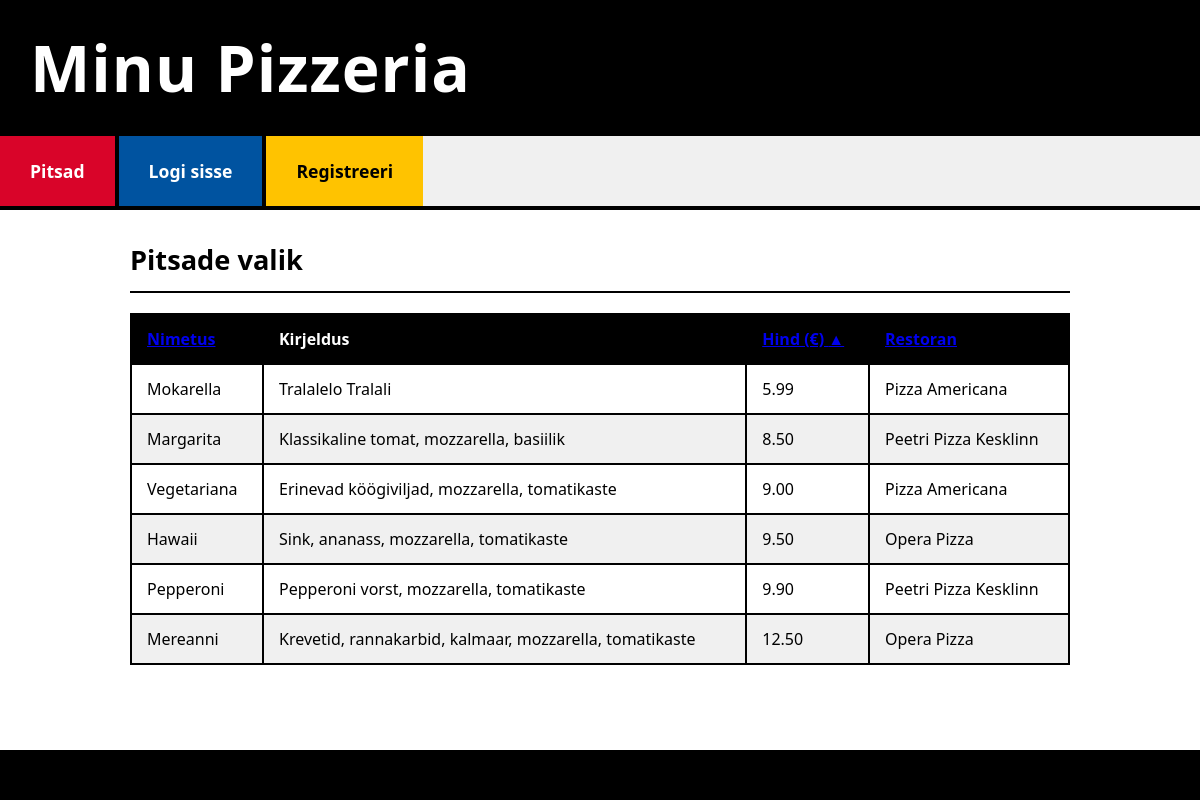
The page /ulesanne/pizzas_list.php?sort=hind&dir=ASC on the database its author committed.
### tables this page shows
CREATE TABLE `pitsad` (
  `PitsaID` int(11) NOT NULL,
  `Nimetus` varchar(100) NOT NULL,
  `Kirjeldus` text DEFAULT NULL,
  `Hind` decimal(10,2) NOT NULL,
  `RestoranID` int(11) DEFAULT NULL
);

CREATE TABLE `pitsarestoranid` (
  `RestoranID` int(11) NOT NULL,
  `Nimi` varchar(255) NOT NULL,
  `Aadress` text DEFAULT NULL,
  `Telefon` varchar(50) DEFAULT NULL,
  `AvatudAlates` time DEFAULT NULL,
  `AvatudKuni` time DEFAULT NULL
);

### ulesanne/abifunktsioonid.php (called while the page is built, shortened)
<?php
function saa_koik_pitsad($sort_column = 'p.Nimetus', $sort_direction = 'ASC') {
    global $yhendus;
    $pitsad = [];
    $allowed_sort_columns = ['p.Nimetus', 'p.Hind', 'pr.Nimi'];
    $allowed_sort_directions = ['ASC', 'DESC'];
    $sql = "SELECT p.*, pr.Nimi as RestoraniNimi
            FROM pitsad p
            LEFT JOIN pitsarestoranid pr ON p.RestoranID = pr.RestoranID
            ORDER BY " . $yhendus->real_escape_string($sort_column) . " " . $yhendus->real_escape_string($sort_direction);
    $result = $yhendus->query($sql);
    if ($result->num_rows > 0) {
        while ($row = $result->fetch_assoc()) {
            $pitsad[] = $row;
        }
    }
    return $pitsad;
}
?>

### ulesanne/pizzas_list.php (the view, shortened to what this page needs)
<?php
require_once('conf3.php');
require_once('abifunktsioonid.php');
$sort_column = isset($_GET['sort']) ? $_GET['sort'] : 'p.Nimetus';
$sort_direction = isset($_GET['dir']) ? strtoupper($_GET['dir']) : 'ASC';
$allowed_get_sort_columns = [
    'nimetus' => 'p.Nimetus',
    'hind' => 'p.Hind',
    'restoran' => 'pr.Nimi'
];
if (isset($allowed_get_sort_columns[$sort_column])) {
    $db_sort_column = $allowed_get_sort_columns[$sort_column];
} else {
    $db_sort_column = 'p.Nimetus';
    $sort_column = 'nimetus';
}
$pitsad = saa_koik_pitsad($db_sort_column, $sort_direction);
require_once('header.php');
?>
    <div class="content-block">
        <h2>Pitsade valik</h2>
        <?php if (!empty($pitsad)): ?>
            <table>
                <thead>
                <tr>
                    <th>
                        <a href="pizzas_list.php?sort=nimetus&dir=<?php echo ($sort_column == 'nimetus' && $sort_direction == 'ASC') ? 'DESC' : 'ASC'; ?>">
                            Nimetus <?php if ($sort_column == 'nimetus') echo ($sort_direction == 'ASC' ? '▲' : '▼'); ?>
                        </a>
                    </th>
                    <th>Kirjeldus</th>
                    <th>
                        <a href="pizzas_list.php?sort=hind&dir=<?php echo ($sort_column == 'hind' && $sort_direction == 'ASC') ? 'DESC' : 'ASC'; ?>">
                            Hind (€) <?php if ($sort_column == 'hind') echo ($sort_direction == 'ASC' ? '▲' : '▼'); ?>
                        </a>
                    </th>
                    <th>
                        <a href="pizzas_list.php?sort=restoran&dir=<?php echo ($sort_column == 'restoran' && $sort_direction == 'ASC') ? 'DESC' : 'ASC'; ?>">
                            Restoran <?php if ($sort_column == 'restoran') echo ($sort_direction == 'ASC' ? '▲' : '▼'); ?>
                        </a>
                    </th>
                </tr>
                </thead>
                <tbody>
                <?php foreach ($pitsad as $pitsa): ?>
                    <tr>
                        <td><?php echo htmlspecialchars($pitsa['Nimetus']); ?></td>
                        <td><?php echo nl2br(htmlspecialchars($pitsa['Kirjeldus'])); ?></td>
                        <td><?php echo htmlspecialchars(number_format($pitsa['Hind'], 2)); ?></td>
                        <td><?php echo htmlspecialchars($pitsa['RestoraniNimi'] ?? 'N/A'); ?></td>
                    </tr>
                <?php endforeach; ?>
                </tbody>
            </table>
        <?php else: ?>
            <p>Hetkel ei ole ühtegi pitsat saadaval.</p>
            <?php if ($yhendus->error) echo "<p style='color:red'>Andmebaasi viga: " . htmlspecialchars($yhendus->error) . "</p>";  ?>
        <?php endif; ?>
    </div>
<?php
require_once('footer.php');
?>

### ulesanne/header.php (style rules this page uses)
* { box-sizing: border-box; margin: 0; padding: 0; }
body { font-family: 'Segoe UI', Arial, sans-serif; background-color: #E0E0E0; color: #000000; line-height: 1.5; }
.content-block { padding: 30px; border-bottom: 4px solid #000000; }
.content-block:last-child { border-bottom: none; }
.content-block h2 { font-size: 1.7em; color: #000000; margin-bottom: 20px; padding-bottom: 10px; border-bottom: 2px solid #000000; font-weight: 600; }
table { width: 100%; border-collapse: collapse; margin-top: 10px; }
th, td { border: 2px solid #000000; padding: 12px 15px; text-align: left; background-color: #FFFFFF; }
th { background-color: #000000; color: white; font-weight: 600; }
tr:nth-child(even) td { background-color: #F0F0F0; }

### rows shown on the page
pitsad: Nimetus "Mokarella", Kirjeldus "Tralalelo Tralali", Hind "5.99", RestoranID.Nimi "Pizza Americana"
pitsad: Nimetus "Margarita", Kirjeldus "Klassikaline tomat, mozzarella, basiilik", Hind "8.50", RestoranID.Nimi "Peetri Pizza Kesklinn"
pitsad: Nimetus "Vegetariana", Kirjeldus "Erinevad köögiviljad, mozzarella, tomatikaste", Hind "9.00", RestoranID.Nimi "Pizza Americana"
pitsad: Nimetus "Hawaii", Kirjeldus "Sink, ananass, mozzarella, tomatikaste", Hind "9.50", RestoranID.Nimi "Opera Pizza"
pitsad: Nimetus "Pepperoni", Kirjeldus "Pepperoni vorst, mozzarella, tomatikaste", Hind "9.90", RestoranID.Nimi "Peetri Pizza Kesklinn"
pitsad: Nimetus "Mereanni", Kirjeldus "Krevetid, rannakarbid, kalmaar, mozzarella, tomatikaste", Hind "12.50", RestoranID.Nimi "Opera Pizza"
